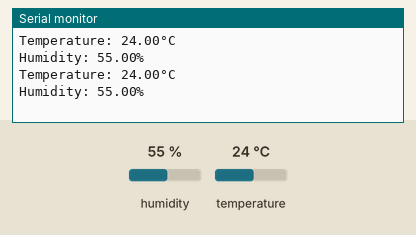
Recording of a sketch running on a simulated Arduino Uno, built with avr-gcc and run on an emulated ATmega328P. Parts: the last lines printed to the serial monitor. The test bench sets the inputs (shaded band); at power-on: humidity 55 %, temperature 24 °C.

Above: at 2.8 s.
2.9 s: humidity set to 22 %
At 5.0 s:
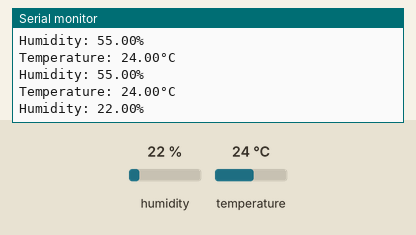
5.6 s: temperature set to 12 °C
At 6.8 s:
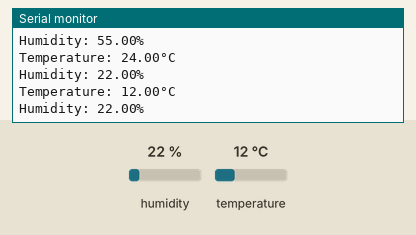
8.3 s: humidity set to 40 %
At 11.5 s:
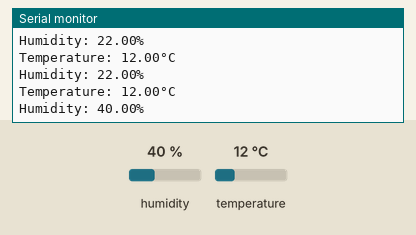
Timing chart, 0 to 13.0 s (numbered marks = the images above; inputs shaded):
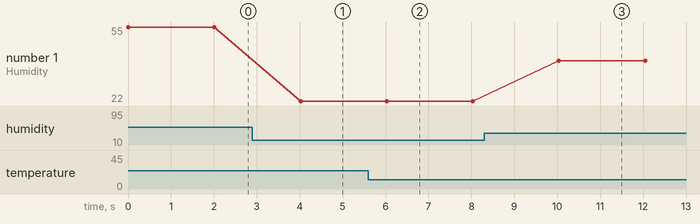

Measured:
- after the input at 2.9 s, the serial monitor: prints a new line after 1.1 s (image 1)
- after the input at 5.6 s, the serial monitor: prints a new line after 0.42 s (image 2)
- after the input at 8.3 s, the serial monitor: prints a new line after 1.7 s (image 3)
- plotted number 1: 55 → 22 after the input at 2.9 s, 22 → 40 after the input at 8.3 s

The sketch:

DHT.ino
```cpp
#include "DHT.h"

#define DHTPIN 4
#define DHTTYPE DHT22

DHT dht(DHTPIN, DHTTYPE);

void setup() {
  Serial.begin(115200);
  dht.begin();
}

void loop() {
  float temperature = dht.readTemperature();
  float humidity = dht.readHumidity();

  if (isnan(temperature) || isnan(humidity)) {
    Serial.println("Failed to read from DHT sensor!");
    return;
  }

  Serial.print("Temperature: ");
  Serial.print(temperature);
  Serial.println("°C");

  Serial.print("Humidity: ");
  Serial.print(humidity);
  Serial.println("%");

  delay(2000);
}
```
